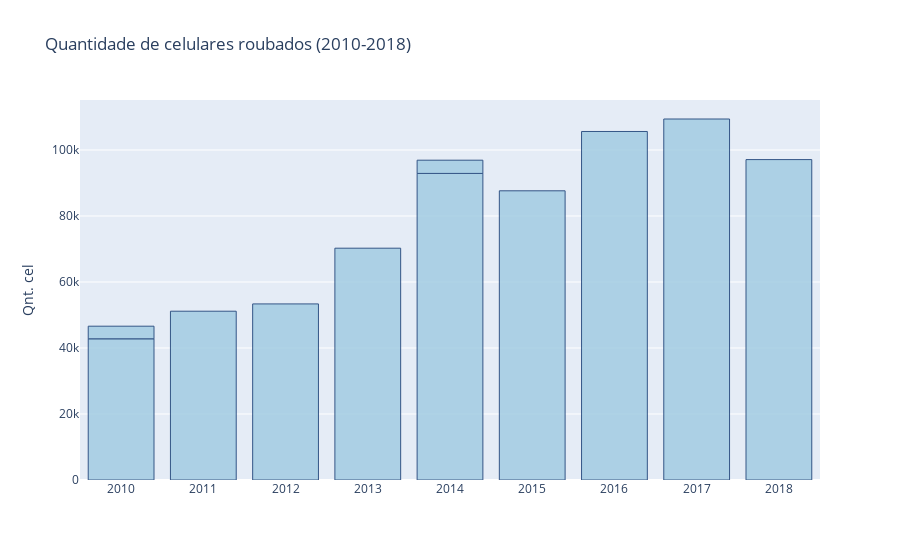

Notebook cell for this chart:
### Code cell
trace = [go.Bar(
            x = qnt_ano['ANO_BO'],
            y = qnt_ano['QUANT_CELULAR'],
            textposition = 'auto',
            marker=dict(
                color='rgb(158,202,225)',
                line=dict(
                    color='rgb(8,48,107)',
                    width=1,
                    )
                ),
            opacity=0.8
)]
           
layout = go.Layout(
    title='Quantidade de celulares roubados (2010-2018)',
    yaxis=dict(
        title='Qnt. cel'
        ),
)

fig = go.Figure(data=trace, layout=layout)

py.iplot(fig)

### Figure 1 — Plotly figure (JSON) as saved in the notebook; plotly's stock layout.template omitted (floating-point values rounded to 4 significant figures)
{"data": [{"marker": {"color": "rgb(158,202,225)", "line": {"color": "rgb(8,48,107)", "width": 1}}, "opacity": 0.8, "textposition": "auto", "type": "bar", "x": [2010, 2011, 2012, 2013, 2014, 2015, 2016, 2017, 2018, "2010", "2014"], "y": [42788, 51150, 53363, 70248, 92905, 87639, 105616, 109398, 97102, 3819, 4010]}], "layout": {"title": {"text": "Quantidade de celulares roubados (2010-2018)"}, "yaxis": {"title": {"text": "Qnt. cel"}}}}
